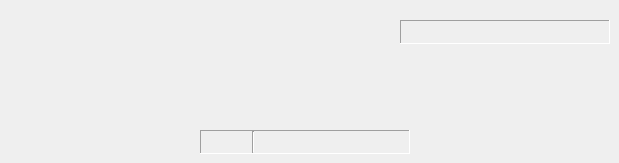
  <widget class="QWidget" name="centralwidget">
   <widget class="QFrame" name="fSBError">
    <property name="geometry">
     <rect>
      <x>400</x>
      <y>20</y>
      <width>210</width>
      <height>24</height>
     </rect>
    </property>
    <property name="minimumSize">
     <size>
      <width>210</width>
      <height>16</height>
     </size>
    </property>
    <property name="contextMenuPolicy">
     <enum>Qt::NoContextMenu</enum>
    </property>
    <property name="frameShape">
     <enum>QFrame::Panel</enum>
    </property>
    <property name="frameShadow">
     <enum>QFrame::Sunken</enum>
    </property>
    <property name="lineWidth">
     <number>1</number>
    </property>
    <property name="midLineWidth">
     <number>0</number>
    </property>
    <layout class="QHBoxLayout">
     <property name="spacing">
      <number>4</number>
     </property>
     <property name="margin">
      <number>0</number>
     </property>
     <item>
      <widget class="QLabel" name="lSBErrorIcon">
       <property name="enabled">
        <bool>true</bool>
       </property>
       <property name="maximumSize">
        <size>
         <width>16</width>
         <height>16</height>
        </size>
       </property>
       <property name="frameShape">
        <enum>QFrame::NoFrame</enum>
       </property>
       <property name="frameShadow">
        <enum>QFrame::Plain</enum>
       </property>
       <property name="text">
        <string/>
       </property>
       <property name="scaledContents">
        <bool>true</bool>
       </property>
      </widget>
     </item>
     <item>
      <widget class="QLabel" name="lSBErrorText">
       <property name="enabled">
        <bool>true</bool>
       </property>
       <property name="text">
        <string/>
       </property>
       <property name="alignment">
        <set>Qt::AlignLeading|Qt::AlignLeft|Qt::AlignVCenter</set>
       </property>
      </widget>
     </item>
    </layout>
   </widget>
   <widget class="QFrame" name="fSBMouseInfo">
    <property name="geometry">
     <rect>
      <x>200</x>
      <y>130</y>
      <width>210</width>
      <height>24</height>
     </rect>
    </property>
    <property name="minimumSize">
     <size>
      <width>210</width>
      <height>16</height>
     </size>
    </property>
    <property name="contextMenuPolicy">
     <enum>Qt::NoContextMenu</enum>
    </property>
    <property name="frameShape">
     <enum>QFrame::Panel</enum>
    </property>
    <property name="frameShadow">
     <enum>QFrame::Sunken</enum>
    </property>
    <property name="lineWidth">
     <number>1</number>
    </property>
    <property name="midLineWidth">
     <number>0</number>
    </property>
    <layout class="QHBoxLayout">
     <property name="spacing">
      <number>4</number>
     </property>
     <property name="margin">
      <number>0</number>
     </property>
     <item>
      <widget class="QLabel" name="lSBCurrentPosition">
       <property name="text">
        <string/>
       </property>
      </widget>
     </item>
     <item>
      <widget class="Line" name="line_9">
       <property name="orientation">
        <enum>Qt::Vertical</enum>
       </property>
      </widget>
     </item>
     <item>
      <widget class="QLabel" name="lSBCurrentValueR">
       <property name="palette">
        <palette>
         <active>
          <colorrole role="WindowText">
           <brush brushstyle="SolidPattern">
            <color alpha="255">
             <red>213</red>
             <green>12</green>
             <blue>12</blue>
            </color>
           </brush>
          </colorrole>
          <colorrole role="Text">
           <brush brushstyle="SolidPattern">
            <color alpha="255">
             <red>213</red>
             <green>12</green>
             <blue>12</blue>
            </color>
           </brush>
          </colorrole>
          <colorrole role="ButtonText">
           <brush brushstyle="SolidPattern">
            <color alpha="255">
             <red>213</red>
             <green>12</green>
             <blue>12</blue>
            </color>
           </brush>
          </colorrole>
         </active>
         <inactive>
          <colorrole role="WindowText">
           <brush brushstyle="SolidPattern">
            <color alpha="255">
             <red>213</red>
             <green>12</green>
             <blue>12</blue>
            </color>
           </brush>
          </colorrole>
          <colorrole role="Text">
           <brush brushstyle="SolidPattern">
            <color alpha="255">
             <red>213</red>
             <green>12</green>
             <blue>12</blue>
            </color>
           </brush>
          </colorrole>
          <colorrole role="ButtonText">
           <brush brushstyle="SolidPattern">
            <color alpha="255">
             <red>213</red>
             <green>12</green>
             <blue>12</blue>
            </color>
           </brush>
          </colorrole>
         </inactive>
         <disabled>
          <colorrole role="WindowText">
           <brush brushstyle="SolidPattern">
            <color alpha="255">
             <red>128</red>
             <green>128</green>
             <blue>128</blue>
            </color>
           </brush>
          </colorrole>
          <colorrole role="Text">
           <brush brushstyle="SolidPattern">
            <color alpha="255">
             <red>199</red>
             <green>199</green>
             <blue>199</blue>
            </color>
           </brush>
          </colorrole>
          <colorrole role="ButtonText">
           <brush brushstyle="SolidPattern">
            <color alpha="255">
             <red>128</red>
             <green>128</green>
             <blue>128</blue>
            </color>
           </brush>
          </colorrole>
         </disabled>
        </palette>
       </property>
       <property name="autoFillBackground">
        <bool>false</bool>
       </property>
       <property name="text">
        <string/>
       </property>
      </widget>
     </item>
     <item>
      <widget class="QLabel" name="lSBCurrentValueG">
       <property name="palette">
        <palette>
         <active>
          <colorrole role="WindowText">
           <brush brushstyle="SolidPattern">
            <color alpha="255">
             <red>99</red>
             <green>180</green>
             <blue>39</blue>
            </color>
           </brush>
          </colorrole>
          <colorrole role="Text">
           <brush brushstyle="SolidPattern">
            <color alpha="255">
             <red>99</red>
             <green>180</green>
             <blue>39</blue>
            </color>
           </brush>
          </colorrole>
          <colorrole role="ButtonText">
           <brush brushstyle="SolidPattern">
            <color alpha="255">
             <red>99</red>
             <green>180</green>
             <blue>39</blue>
            </color>
           </brush>
          </colorrole>
         </active>
         <inactive>
          <colorrole role="WindowText">
           <brush brushstyle="SolidPattern">
            <color alpha="255">
             <red>99</red>
             <green>180</green>
             <blue>39</blue>
            </color>
           </brush>
          </colorrole>
          <colorrole role="Text">
           <brush brushstyle="SolidPattern">
            <color alpha="255">
             <red>99</red>
             <green>180</green>
             <blue>39</blue>
            </color>
           </brush>
          </colorrole>
          <colorrole role="ButtonText">
           <brush brushstyle="SolidPattern">
            <color alpha="255">
             <red>99</red>
             <green>180</green>
             <blue>39</blue>
            </color>
           </brush>
          </colorrole>
         </inactive>
         <disabled>
          <colorrole role="WindowText">
           <brush brushstyle="SolidPattern">
            <color alpha="255">
             <red>128</red>
             <green>128</green>
             <blue>128</blue>
            </color>
           </brush>
          </colorrole>
          <colorrole role="Text">
           <brush brushstyle="SolidPattern">
            <color alpha="255">
             <red>199</red>
             <green>199</green>
             <blue>199</blue>
            </color>
           </brush>
          </colorrole>
          <colorrole role="ButtonText">
           <brush brushstyle="SolidPattern">
            <color alpha="255">
             <red>128</red>
             <green>128</green>
             <blue>128</blue>
            </color>
           </brush>
          </colorrole>
         </disabled>
        </palette>
       </property>
       <property name="text">
        <string/>
       </property>
      </widget>
     </item>
     <item>
      <widget class="QLabel" name="lSBCurrentValueB">
       <property name="palette">
        <palette>
         <active>
          <colorrole role="WindowText">
           <brush brushstyle="SolidPattern">
            <color alpha="255">
             <red>0</red>
             <green>0</green>
             <blue>255</blue>
            </color>
           </brush>
          </colorrole>
          <colorrole role="Text">
           <brush brushstyle="SolidPattern">
            <color alpha="255">
             <red>0</red>
             <green>0</green>
             <blue>255</blue>
            </color>
           </brush>
          </colorrole>
          <colorrole role="ButtonText">
           <brush brushstyle="SolidPattern">
            <color alpha="255">
             <red>0</red>
             <green>0</green>
             <blue>255</blue>
            </color>
           </brush>
          </colorrole>
         </active>
         <inactive>
          <colorrole role="WindowText">
           <brush brushstyle="SolidPattern">
            <color alpha="255">
             <red>0</red>
             <green>0</green>
             <blue>255</blue>
            </color>
           </brush>
          </colorrole>
          <colorrole role="Text">
           <brush brushstyle="SolidPattern">
            <color alpha="255">
             <red>0</red>
             <green>0</green>
             <blue>255</blue>
            </color>
           </brush>
          </colorrole>
          <colorrole role="ButtonText">
           <brush brushstyle="SolidPattern">
            <color alpha="255">
             <red>0</red>
             <green>0</green>
             <blue>255</blue>
            </color>
           </brush>
          </colorrole>
         </inactive>
         <disabled>
          <colorrole role="WindowText">
           <brush brushstyle="SolidPattern">
            <color alpha="255">
             <red>128</red>
             <green>128</green>
             <blue>128</blue>
            </color>
           </brush>
          </colorrole>
          <colorrole role="Text">
           <brush brushstyle="SolidPattern">
            <color alpha="255">
             <red>199</red>
             <green>199</green>
             <blue>199</blue>
            </color>
           </brush>
          </colorrole>
          <colorrole role="ButtonText">
           <brush brushstyle="SolidPattern">
            <color alpha="255">
             <red>128</red>
             <green>128</green>
             <blue>128</blue>
            </color>
           </brush>
          </colorrole>
         </disabled>
        </palette>
       </property>
       <property name="text">
        <string/>
       </property>
      </widget>
     </item>
    </layout>
   </widget>
  </widget>
